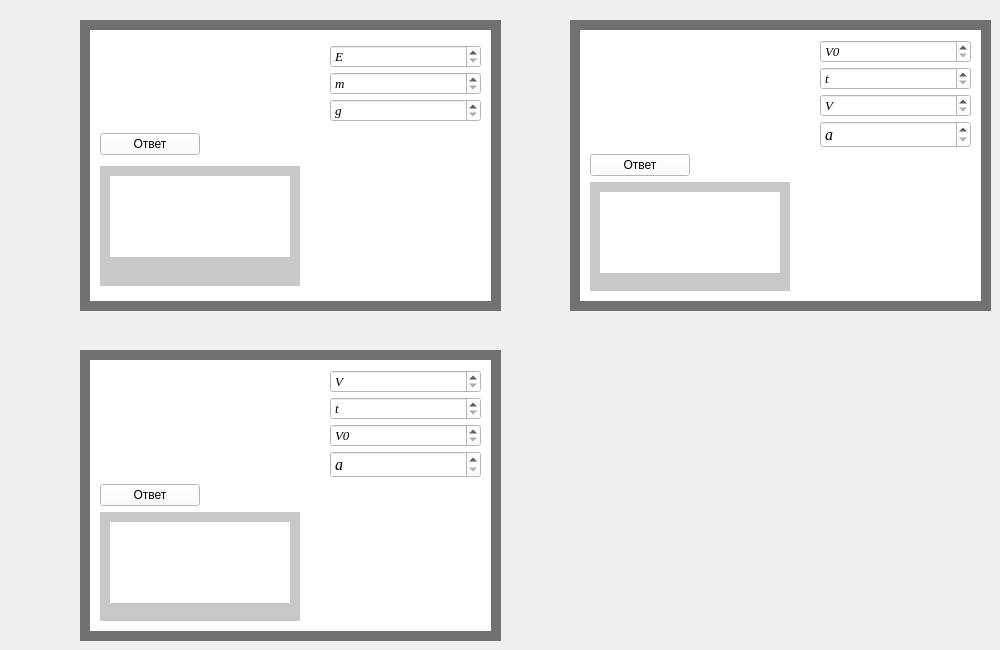
    <widget class="QWidget" name="tab_4">
     <attribute name="title">
      <string>Энергия</string>
     </attribute>
     <widget class="QWidget" name="widget_25" native="true">
      <property name="geometry">
       <rect>
        <x>80</x>
        <y>20</y>
        <width>421</width>
        <height>291</height>
       </rect>
      </property>
      <property name="styleSheet">
       <string notr="true">background-color: rgb(0, 0, 0);
background-color: rgb(113, 113, 113);</string>
      </property>
      <widget class="QWidget" name="widget_26" native="true">
       <property name="geometry">
        <rect>
         <x>10</x>
         <y>10</y>
         <width>401</width>
         <height>271</height>
        </rect>
       </property>
       <property name="styleSheet">
        <string notr="true">background-color: rgb(255, 255, 255);</string>
       </property>
       <widget class="QWidget" name="verticalLayoutWidget_30">
        <property name="geometry">
         <rect>
          <x>10</x>
          <y>0</y>
          <width>381</width>
          <height>271</height>
         </rect>
        </property>
        <layout class="QVBoxLayout" name="verticalLayout_37">
         <property name="topMargin">
          <number>10</number>
         </property>
         <property name="bottomMargin">
          <number>10</number>
         </property>
         <item>
          <layout class="QHBoxLayout" name="horizontalLayout_21">
           <property name="spacing">
            <number>50</number>
           </property>
           <item>
            <widget class="QLabel" name="label_41">
             <property name="minimumSize">
              <size>
               <width>180</width>
               <height>0</height>
              </size>
             </property>
             <property name="styleSheet">
              <string notr="true">background-color: rgb(255, 255, 255);</string>
             </property>
             <property name="text">
              <string/>
             </property>
             <property name="pixmap">
              <pixmap>D:/Downloads/Закон сохранения механической энергpdf (1).png</pixmap>
             </property>
            </widget>
           </item>
           <item>
            <layout class="QVBoxLayout" name="verticalLayout_38">
             <property name="spacing">
              <number>4</number>
             </property>
             <item>
              <widget class="QSpinBox" name="spinBox_41">
               <property name="font">
                <font>
                 <family>Times New Roman</family>
                 <pointsize>10</pointsize>
                 <italic>true</italic>
                </font>
               </property>
               <property name="specialValueText">
                <string>E</string>
               </property>
               <property name="maximum">
                <number>1000000000</number>
               </property>
              </widget>
             </item>
             <item>
              <widget class="QSpinBox" name="spinBox_40">
               <property name="font">
                <font>
                 <family>Times New Roman</family>
                 <pointsize>10</pointsize>
                 <italic>true</italic>
                </font>
               </property>
               <property name="specialValueText">
                <string>m</string>
               </property>
               <property name="maximum">
                <number>1000000000</number>
               </property>
              </widget>
             </item>
             <item>
              <widget class="QSpinBox" name="spinBox_36">
               <property name="font">
                <font>
                 <family>Times New Roman</family>
                 <pointsize>10</pointsize>
                 <italic>true</italic>
                </font>
               </property>
               <property name="specialValueText">
                <string>g</string>
               </property>
               <property name="maximum">
                <number>1000000000</number>
               </property>
              </widget>
             </item>
            </layout>
           </item>
          </layout>
         </item>
         <item>
          <widget class="QPushButton" name="pushButton">
           <property name="minimumSize">
            <size>
             <width>100</width>
             <height>0</height>
            </size>
           </property>
           <property name="maximumSize">
            <size>
             <width>100</width>
             <height>16777215</height>
            </size>
           </property>
           <property name="text">
            <string>Ответ</string>
           </property>
          </widget>
         </item>
         <item>
          <widget class="QWidget" name="widget_42" native="true">
           <property name="maximumSize">
            <size>
             <width>200</width>
             <height>120</height>
            </size>
           </property>
           <property name="styleSheet">
            <string notr="true">background-color: rgb(200, 200, 200);</string>
           </property>
           <widget class="QLabel" name="label_12">
            <property name="geometry">
             <rect>
              <x>10</x>
              <y>10</y>
              <width>180</width>
              <height>81</height>
             </rect>
            </property>
            <property name="minimumSize">
             <size>
              <width>180</width>
              <height>0</height>
             </size>
            </property>
            <property name="maximumSize">
             <size>
              <width>180</width>
              <height>16777215</height>
             </size>
            </property>
            <property name="styleSheet">
             <string notr="true">background-color: rgb(255, 255, 255);</string>
            </property>
            <property name="text">
             <string/>
            </property>
           </widget>
          </widget>
         </item>
        </layout>
       </widget>
      </widget>
     </widget>
     <widget class="QWidget" name="widget_27" native="true">
      <property name="geometry">
       <rect>
        <x>80</x>
        <y>350</y>
        <width>421</width>
        <height>291</height>
       </rect>
      </property>
      <property name="styleSheet">
       <string notr="true">background-color: rgb(0, 0, 0);
background-color: rgb(113, 113, 113);</string>
      </property>
      <widget class="QWidget" name="widget_28" native="true">
       <property name="geometry">
        <rect>
         <x>10</x>
         <y>10</y>
         <width>401</width>
         <height>271</height>
        </rect>
       </property>
       <property name="styleSheet">
        <string notr="true">background-color: rgb(255, 255, 255);</string>
       </property>
       <widget class="QWidget" name="verticalLayoutWidget_31">
        <property name="geometry">
         <rect>
          <x>10</x>
          <y>10</y>
          <width>381</width>
          <height>251</height>
         </rect>
        </property>
        <layout class="QVBoxLayout" name="verticalLayout_39">
         <item>
          <layout class="QHBoxLayout" name="horizontalLayout_22">
           <property name="spacing">
            <number>50</number>
           </property>
           <item>
            <widget class="QLabel" name="label_43">
             <property name="minimumSize">
              <size>
               <width>180</width>
               <height>0</height>
              </size>
             </property>
             <property name="styleSheet">
              <string notr="true">background-color: rgb(255, 255, 255);</string>
             </property>
             <property name="text">
              <string/>
             </property>
             <property name="pixmap">
              <pixmap>D:/Downloads/Закон сохранения механической энергии. Упр 22.pdf.png</pixmap>
             </property>
            </widget>
           </item>
           <item>
            <layout class="QVBoxLayout" name="verticalLayout_16">
             <property name="spacing">
              <number>4</number>
             </property>
             <item>
              <widget class="QSpinBox" name="spinBox_45">
               <property name="font">
                <font>
                 <family>Times New Roman</family>
                 <pointsize>10</pointsize>
                 <italic>true</italic>
                </font>
               </property>
               <property name="specialValueText">
                <string>V</string>
               </property>
               <property name="maximum">
                <number>1000000000</number>
               </property>
              </widget>
             </item>
             <item>
              <widget class="QSpinBox" name="spinBox_44">
               <property name="font">
                <font>
                 <family>Times New Roman</family>
                 <pointsize>10</pointsize>
                 <italic>true</italic>
                </font>
               </property>
               <property name="specialValueText">
                <string>t</string>
               </property>
               <property name="maximum">
                <number>1000000000</number>
               </property>
              </widget>
             </item>
             <item>
              <widget class="QSpinBox" name="spinBox_43">
               <property name="font">
                <font>
                 <family>Times New Roman</family>
                 <pointsize>10</pointsize>
                 <italic>true</italic>
                </font>
               </property>
               <property name="specialValueText">
                <string>V0</string>
               </property>
               <property name="maximum">
                <number>1000000000</number>
               </property>
              </widget>
             </item>
             <item>
              <widget class="QSpinBox" name="spinBox_46">
               <property name="font">
                <font>
                 <family>Times New Roman</family>
                 <pointsize>12</pointsize>
                 <italic>true</italic>
                </font>
               </property>
               <property name="specialValueText">
                <string>a</string>
               </property>
               <property name="maximum">
                <number>1000000000</number>
               </property>
              </widget>
             </item>
            </layout>
           </item>
          </layout>
         </item>
         <item>
          <widget class="QPushButton" name="pushButton_3">
           <property name="minimumSize">
            <size>
             <width>100</width>
             <height>0</height>
            </size>
           </property>
           <property name="maximumSize">
            <size>
             <width>100</width>
             <height>16777215</height>
            </size>
           </property>
           <property name="text">
            <string>Ответ</string>
           </property>
          </widget>
         </item>
         <item>
          <widget class="QWidget" name="widget_43" native="true">
           <property name="maximumSize">
            <size>
             <width>200</width>
             <height>16777215</height>
            </size>
           </property>
           <property name="styleSheet">
            <string notr="true">background-color: rgb(200, 200, 200);</string>
           </property>
           <widget class="QLabel" name="label_13">
            <property name="geometry">
             <rect>
              <x>10</x>
              <y>10</y>
              <width>180</width>
              <height>81</height>
             </rect>
            </property>
            <property name="minimumSize">
             <size>
              <width>180</width>
              <height>0</height>
             </size>
            </property>
            <property name="maximumSize">
             <size>
              <width>180</width>
              <height>16777215</height>
             </size>
            </property>
            <property name="styleSheet">
             <string notr="true">background-color: rgb(255, 255, 255);</string>
            </property>
            <property name="text">
             <string/>
            </property>
           </widget>
          </widget>
         </item>
        </layout>
       </widget>
      </widget>
     </widget>
     <widget class="QWidget" name="widget_29" native="true">
      <property name="geometry">
       <rect>
        <x>570</x>
        <y>20</y>
        <width>421</width>
        <height>291</height>
       </rect>
      </property>
      <property name="styleSheet">
       <string notr="true">background-color: rgb(0, 0, 0);
background-color: rgb(113, 113, 113);</string>
      </property>
      <widget class="QWidget" name="widget_30" native="true">
       <property name="geometry">
        <rect>
         <x>10</x>
         <y>10</y>
         <width>401</width>
         <height>271</height>
        </rect>
       </property>
       <property name="styleSheet">
        <string notr="true">background-color: rgb(255, 255, 255);</string>
       </property>
       <widget class="QWidget" name="verticalLayoutWidget_32">
        <property name="geometry">
         <rect>
          <x>10</x>
          <y>10</y>
          <width>381</width>
          <height>251</height>
         </rect>
        </property>
        <layout class="QVBoxLayout" name="verticalLayout_40">
         <item>
          <layout class="QHBoxLayout" name="horizontalLayout_23">
           <property name="spacing">
            <number>50</number>
           </property>
           <item>
            <widget class="QLabel" name="label_45">
             <property name="minimumSize">
              <size>
               <width>180</width>
               <height>0</height>
              </size>
             </property>
             <property name="styleSheet">
              <string notr="true">background-color: rgb(255, 255, 255);</string>
             </property>
             <property name="text">
              <string/>
             </property>
             <property name="pixmap">
              <pixmap>D:/Downloads/Закон сохранения механической энергии. Упр 22.pdf (1).png</pixmap>
             </property>
            </widget>
           </item>
           <item>
            <layout class="QVBoxLayout" name="verticalLayout_41">
             <property name="spacing">
              <number>4</number>
             </property>
             <item>
              <widget class="QSpinBox" name="spinBox_47">
               <property name="font">
                <font>
                 <family>Times New Roman</family>
                 <pointsize>10</pointsize>
                 <italic>true</italic>
                </font>
               </property>
               <property name="specialValueText">
                <string>V0</string>
               </property>
               <property name="maximum">
                <number>1000000000</number>
               </property>
              </widget>
             </item>
             <item>
              <widget class="QSpinBox" name="spinBox_48">
               <property name="font">
                <font>
                 <family>Times New Roman</family>
                 <pointsize>10</pointsize>
                 <italic>true</italic>
                </font>
               </property>
               <property name="specialValueText">
                <string>t</string>
               </property>
               <property name="maximum">
                <number>1000000000</number>
               </property>
              </widget>
             </item>
             <item>
              <widget class="QSpinBox" name="spinBox_49">
               <property name="font">
                <font>
                 <family>Times New Roman</family>
                 <pointsize>10</pointsize>
                 <italic>true</italic>
                </font>
               </property>
               <property name="specialValueText">
                <string>V</string>
               </property>
               <property name="maximum">
                <number>1000000000</number>
               </property>
              </widget>
             </item>
             <item>
              <widget class="QSpinBox" name="spinBox_50">
               <property name="font">
                <font>
                 <family>Times New Roman</family>
                 <pointsize>12</pointsize>
                 <italic>true</italic>
                </font>
               </property>
               <property name="specialValueText">
                <string>a</string>
               </property>
               <property name="maximum">
                <number>1000000000</number>
               </property>
              </widget>
             </item>
            </layout>
           </item>
          </layout>
         </item>
         <item>
          <widget class="QPushButton" name="pushButton_2">
           <property name="minimumSize">
            <size>
             <width>100</width>
             <height>0</height>
            </size>
           </property>
           <property name="maximumSize">
            <size>
             <width>100</width>
             <height>16777215</height>
            </size>
           </property>
           <property name="text">
            <string>Ответ</string>
           </property>
          </widget>
         </item>
         <item>
          <widget class="QWidget" name="widget_44" native="true">
           <property name="maximumSize">
            <size>
             <width>200</width>
             <height>16777215</height>
            </size>
           </property>
           <property name="styleSheet">
            <string notr="true">background-color: rgb(200, 200, 200);</string>
           </property>
           <widget class="QLabel" name="label_14">
            <property name="geometry">
             <rect>
              <x>10</x>
              <y>10</y>
              <width>180</width>
              <height>81</height>
             </rect>
            </property>
            <property name="minimumSize">
             <size>
              <width>180</width>
              <height>0</height>
             </size>
            </property>
            <property name="maximumSize">
             <size>
              <width>180</width>
              <height>16777215</height>
             </size>
            </property>
            <property name="styleSheet">
             <string notr="true">background-color: rgb(255, 255, 255);</string>
            </property>
            <property name="text">
             <string/>
            </property>
           </widget>
          </widget>
         </item>
        </layout>
       </widget>
      </widget>
     </widget>
    </widget>
